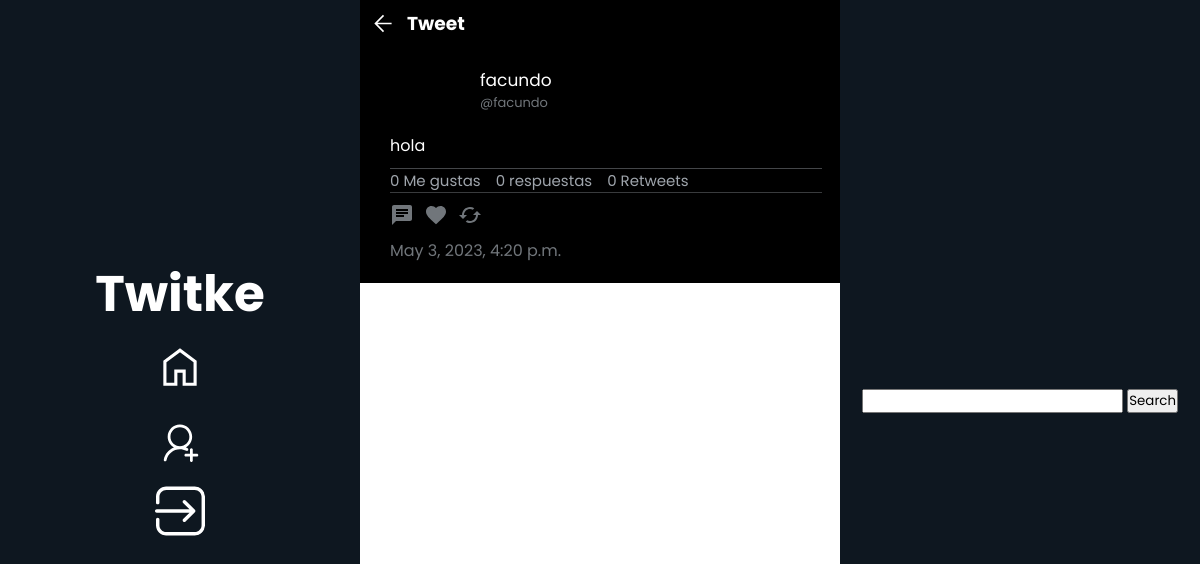
The app's page /tweet/detail/107 with its own data.
### tweet_profiles/models.py (models this page shows)
class Tweet_profile(models.Model):
    tweet = models.ForeignKey(Tweet, null=True, on_delete=models.CASCADE)
    profile = models.ForeignKey(Profiles, null=True, on_delete=models.CASCADE)
    retwitted_by = models.ManyToManyField(Profiles, related_name="retweet_users")

### profiles/models.py (models this page shows, shortened)
class Profiles(models.Model):
    user = models.ForeignKey(User, null=True, on_delete=models.CASCADE )
    username = models.CharField(max_length=30, null=True, default="")
    keeps = models.ManyToManyField(Tweet, related_name='kept_by_profiles', blank=True)
    retweets = models.ManyToManyField(Tweet, related_name='retweets_by_profiles', blank=True)
    biography = models.TextField(max_length=250,  null=True, default="", blank=True)
    profileImage = models.ImageField(null=True, blank=True, upload_to='profileImages')
    profileBanner = models.ImageField(null=True, blank=True, upload_to='profileBanners')
    followers = models.IntegerField(default=0)
    followers_users = models.ManyToManyField('self', symmetrical=False, related_name="followage", blank=True)
    followed_users = models.ManyToManyField('self', symmetrical=False, related_name='following', blank=True)
    birthday = models.DateField(null=True)
    webSite = models.CharField(null=True, max_length=100)
    created_at = models.DateTimeField(auto_now_add=True)
    is_verified = models.BooleanField(default=False)

### tweets/models.py (models this page shows)
class Tweet(models.Model):
    user = models.ForeignKey(User, null=True, on_delete=models.CASCADE)
    content = models.TextField(max_length=180)
    created_at = models.DateTimeField(auto_now_add=True)
    likes = models.IntegerField(default=0)
    likes_users = models.ManyToManyField(User, related_name="likes_tweets")
    retweets = models.IntegerField(default=0)
    edited = models.BooleanField(default=False)
    parent_tweet = models.IntegerField(null=True)

### tweets/views.py (the view)
# urls.py: path('tweet/detail/<int:id>', views.tweetDetails, name="tweetDetails"),
def tweetDetails(request, id):
    tweet = Tweet_profile.objects.all().filter(tweet__parent_tweet = id)
    parent_tweet = Tweet_profile.objects.get(tweet_id = id)
    profile = Profiles.objects.get(id=parent_tweet.profile.user.id)
    return render(request, 'tweetDetail.html',{
        'tweets': tweet,
        'parent_tweet': parent_tweet,
        'profile': profile
    })

### tweets/templates/tweetDetail.html (shortened to what this page needs)
{% extends 'base.html' %} {% load static %}
    {% block content %}
    <link rel="stylesheet" href="{% static 'tweetDetail.css' %}" />
    <link rel="stylesheet" href="{% static 'globalFeed.css' %}"S>
        <header class="headerDetail">
            <div class="backNav">
                <div class="firstNav">
                    <a href="#" onclick="volverAlTweetAnterior();"><svg xmlns="http://www.w3.org/2000/svg" height="40" viewBox="0 96 1000 700" width="48"><path d="M480 896 160 576l320-320 42 42-248 248h526v60H274l248 248-42 42Z"/></svg></a>
                    <h3>Tweet</h3>
                </div>
            </div>
            <div class="parent_tweet">
                <div class="asection" style="display: flex; align-items: center; gap: 20px">
                    <div class="username-divs" style="display: flex; flex-direction: column;">
                        <form action="{% url 'myProfile' parent_tweet.profile.user.id %}">
                            <button class="usernameTweet" style="color:white">{{parent_tweet.profile.user.username}}</button>
                        </form>
                        <p class="atName" style="font-size: 13px;">@{{parent_tweet.profile.username}}</p>
                    </div>
                </div>
                <p class="content">{{parent_tweet.tweet.content}}</p>
                <div class="dataSection">
                    <p class="likesCounter">{{parent_tweet.tweet.likes}} Me gustas</p>
                    <p class="responses">0 respuestas</p>
                    <p>0 Retweets</p>
                </div>
                <div class="buttons">
                    <button class="msgButton" id="{{parent_tweet.tweet.id}}">
                        <svg class="msgSvg" xmlns="http://www.w3.org/2000/svg" height="24px" viewBox="0 0 24 24" width="24px" fill="rgba(113, 118, 123, 1)">
                            <path d="M0 0h24v24H0z" fill="none"/>
                            <path d="M20 2H4c-1.1 0-1.99.9-1.99 2L2 22l4-4h14c1.1 0 2-.9 2-2V4c0-1.1-.9-2-2-2zM6 9h12v2H6V9zm8 5H6v-2h8v2zm4-6H6V6h12v2z"/>
                        </svg>
                    </button>
                    <form action="{% url 'like' parent_tweet.tweet.id %}" class="likeForm" id="likeForm">
                        <button class="likeBtn" onclick="{% if user.is_authenticated %} like(event, this) {% endif %}" tweet-id="{{parent_tweet.tweet.id}}">
                        </button>
                    </form>
                    <form>
                        <button>
                        </button>
                    </form>
                </div>
                <p class="created">{{parent_tweet.tweet.created_at}}</p>
            </div class="responses">
            </div>
        {% endblock content %}

### tweets/static/base.css (style rules this page uses)
* { margin: 0; padding: 0; font-family: 'Poppins', sans-serif; }

### tweets/static/tweetDetail.css (style rules this page uses)
.backNav { display: flex; justify-content: flex-start; width: 100%; background-color: black; color: white; align-items: center; margin-left: 0px; }
.firstNav { justify-self: flex-start; display: flex; align-items: center; }
.backNav a { margin: 0 10px; background-color: transparent; cursor: pointer; border: none; outline: none; }
.backNav a svg { color: white; width: 27px; filter: invert(1); font-weight: bold; }
.headerDetail { width: 100%; }
.parent_tweet { width: 100%; color: white; padding-left: 30px; padding-top: 20px; height: auto; background-color: black; padding-bottom: 20px; }
.parent_tweet .content { margin-top: 20px; }
.created, .atName { color: rgba(113, 118, 123, 1); }
.buttons button { background: transparent; border: none; padding: 10px 10px 5px 0; cursor: pointer; }
.buttons { display: flex; }
.usernameTweet { text-decoration: none; color: black; background-color: transparent; border: none; font-size: 17px; cursor: pointer; }
.likeForm { display: flex; align-items: center; }
.dataSection { height: auto; width: 90%; margin-top: 10px; border-top: 1px solid rgb(68, 70, 73); border-bottom: 1px solid rgb(57, 59, 61); color: rgb(159, 165, 172); font-size: 15px; gap: 15px; display: flex; }

### tweets/static/globalFeed.css (style rules this page uses)
* { padding: 0; margin: 0; }
.firstNav { justify-self: flex-start; display: flex; align-items: center; }
.backNav { display: flex; justify-content: flex-start; width: 100%; background-color: black; color: white; align-items: center; margin-left: 0px; }
.backNav a { margin: 0 10px; background-color: transparent; cursor: pointer; border: none; outline: none; }
.backNav a svg { color: white; width: 27px; filter: invert(1); font-weight: bold; }
.buttons { display: flex; }
.buttons button { background: transparent; border: none; padding: 10px 10px 5px 0; cursor: pointer; }
.likeForm { display: flex; align-items: center; }

### records on screen
Tweet_profile: profile.user.username "facundo", profile.username "facundo", tweet.content "hola", tweet.likes "0", tweet.created_at "May 3, 2023, 4:20 p.m."
